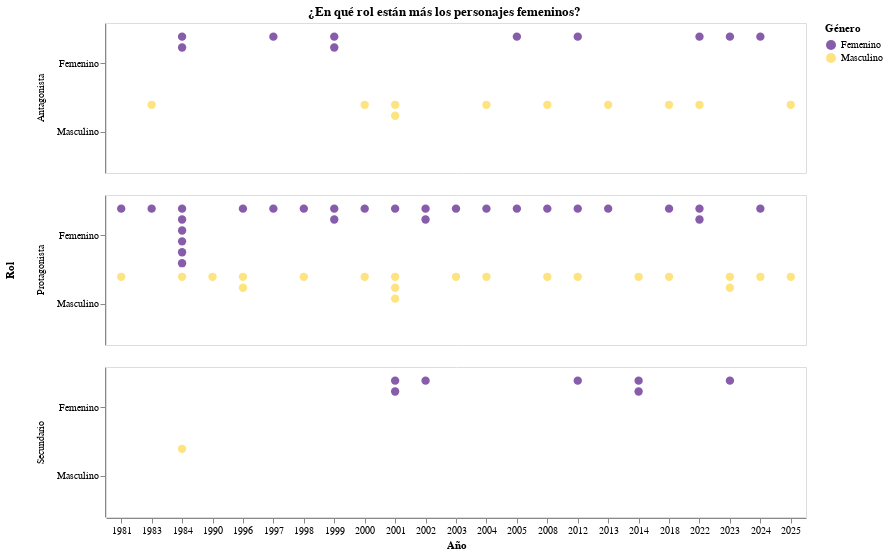

Here is the notebook cell this chart was saved with:
### Code cell
import altair as alt
import pandas as pd

# Cargar datos
df = pd.read_excel('/content/database_limpia_intento2.xlsx')

# Asegurar categorías y orden
df['genero'] = df['genero'].astype('category')
df['roles'] = df['roles'].astype('category')
df['genero'] = df['genero'].cat.reorder_categories(['Femenino', 'Masculino'], ordered=True)

# Generar un índice por personaje para ubicar cada punto en una “celda”
df['id'] = df.groupby(['año', 'genero', 'roles']).cumcount() + 1

# Gráfico estilo punch card
chart = alt.Chart(df).mark_circle(size=70).encode(
    x=alt.X(
        'año:O',
        title='Año',
        axis=alt.Axis(labelAngle=0)
    ),
    y=alt.Y(
        'genero:N',
        sort=['Femenino', 'Masculino'],
        title='', # Eliminado el título 'Género'
        axis=alt.Axis(domain=True, ticks=True)
    ),
    # La posición vertical adicional (índice) para punch card
    row=alt.Row('roles:N', title='Rol'),
    color=alt.Color(
        'genero:N',
        scale=alt.Scale(
            domain=['Femenino', 'Masculino'],
            range=['#531788', '#fed74c']
        ),
        title='Género'
    ),
    # Una segunda dimensión visual: ID → offset discreto
    yOffset='id:Q',
    tooltip=['personaje', 'roles', 'genero', 'año']
).properties(
    width=700,
    height=150,
    title=alt.Title(text='¿En qué rol están más los personajes femeninos?', anchor='middle')
)

chart

### Figure 1 — Vega-Lite specification as saved in the notebook (floating-point values rounded to 4 significant figures)
{"config": {"view": {"continuousWidth": 300, "continuousHeight": 300}}, "data": {"name": "data-df8e7a7675b2d1346ea60097a60d74b7"}, "mark": {"type": "circle", "size": 70}, "encoding": {"color": {"field": "genero", "scale": {"domain": ["Femenino", "Masculino"], "range": ["#531788", "#fed74c"]}, "title": "Género", "type": "nominal"}, "row": {"field": "roles", "title": "Rol", "type": "nominal"}, "tooltip": [{"field": "personaje", "type": "nominal"}, {"field": "roles", "type": "nominal"}, {"field": "genero", "type": "ordinal"}, {"field": "año", "type": "quantitative"}], "x": {"axis": {"labelAngle": 0}, "field": "año", "title": "Año", "type": "ordinal"}, "y": {"axis": {"domain": true, "ticks": true}, "field": "genero", "sort": ["Femenino", "Masculino"], "title": "", "type": "nominal"}, "yOffset": {"field": "id", "type": "quantitative"}}, "height": 150, "title": {"text": "¿En qué rol están más los personajes femeninos?", "anchor": "middle"}, "width": 700, "$schema": "https://vega.github.io/schema/vega-lite/v5.20.1.json", "datasets": {"data-df8e7a7675b2d1346ea60097a60d74b7": [{"personaje": "Marcia Espínola", "genero": "Femenino", "roles": "Protagonista", "teleserie": "La madrastra", "genero-teleserie": "Drama", "canal": "T13", "año": 1981, "tipo-de-accion": "Regresa después de 20 años para demostrar su inocencia", "estado-civil": "Casado", "fuerza-actua": "Perjudicada", "agrupaciones": "Conflictivo", "id": 1}, {"personaje": "Esteban San Lucas", "genero": "Masculino", "roles": "Protagonista", "teleserie": "La madrastra", "genero-teleserie": "Drama", "canal": "T13", "año": 1981, "tipo-de-accion": "Le miente a sus hijos y encierra a su esposa en la cárcel ", "estado-civil": "Casado", "fuerza-actua": "Poderoso", "agrupaciones": "Dominante", "id": 1}, {"personaje": "Dalia Venezzia", "genero": "Femenino", "roles": "Protagonista", "teleserie": "La noche del cobarde", "genero-teleserie": "Drama", "canal": "T13", "año": 1983, "tipo-de-accion": "Busca venganza de quien la violó", "estado-civil": "Soltero", "fuerza-actua": "Justicia", "agrupaciones": "Emotivo", "id": 1}, {"personaje": "Almiro Villarrobles ", "genero": "Masculino", "roles": "Antagonista", "teleserie": "La noche del cobarde", "genero-teleserie": "Drama", "canal": "T13", "año": 1983, "tipo-de-accion": "Vuelve al pueblo donde viejas culpas lo persiguen", "estado-civil": "Soltero", "fuerza-actua": "Justicia", "agrupaciones": "Emotivo", "id": 1}, {"personaje": "Hernán Ugalde ", "genero": "Masculino", "roles": "Protagonista", "teleserie": "La torre 10", "genero-teleserie": "Drama", "canal": "TVN", "año": 1984, "tipo-de-accion": "Llega a la torre pero se enfrenta con su exesposa y diversos problemas", "estado-civil": "Viudo", "fuerza-actua": "Perjudicada", "agrupaciones": "Conflictivo", "id": 1}, {"personaje": "Thelma Bernhardt", "genero": "Femenino", "roles": "Antagonista", "teleserie": "La torre 10", "genero-teleserie": "Drama", "canal": "TVN", "año": 1984, "tipo-de-accion": "Enamorada, cobra venganzas y daña para que esten con ella", "estado-civil": "Soltero", "fuerza-actua": "Venganza", "agrupaciones": "Emotivo", "id": 1}, {"personaje": "Teresa Rodríguez", "genero": "Femenino", "roles": "Protagonista", "teleserie": "Las herederas", "genero-teleserie": "Drama", "canal": "T13", "año": 1984, "tipo-de-accion": "Debe recibirse de periodista para obtener la herencia", "estado-civil": "Soltero", "fuerza-actua": "Obligada", "agrupaciones": "Emotivo", "id": 1}, {"personaje": "Patricia Duval", "genero": "Femenino", "roles": "Protagonista", "teleserie": "Las herederas", "genero-teleserie": "Drama", "canal": "T13", "año": 1984, "tipo-de-accion": "Debe casarse con Rafael para obtener la herencia ", "estado-civil": "Soltero", "fuerza-actua": "Obligada", "agrupaciones": "Emotivo", "id": 2}, {"personaje": "Isadora Duval", "genero": "Femenino", "roles": "Protagonista", "teleserie": "Las herederas", "genero-teleserie": "Drama", "canal": "T13", "año": 1984, "tipo-de-accion": "Debe dejar su carrera e irse a vivir a una hacienda para obtener la herencia", "estado-civil": "Soltero", "fuerza-actua": "Obligada", "agrupaciones": "Emotivo", "id": 3}, {"personaje": "Ana María Zelada", "genero": "Femenino", "roles": "Protagonista", "teleserie": "Las herederas", "genero-teleserie": "Drama", "canal": "T13", "año": 1984, "tipo-de-accion": "Debe vivir con su madre a la que no conoce para recibir la herencia ", "estado-civil": "Soltero", "fuerza-actua": "Obligada", "agrupaciones": "Emotivo", "id": 4}, {"personaje": "Gilda Díaz-Steiner", "genero": "Femenino", "roles": "Protagonista", "teleserie": "Las herederas", "genero-teleserie": "Drama", "canal": "T13", "año": 1984, "tipo-de-accion": "Debe volver al país para obtener la herencia", "estado-civil": "Soltero", "fuerza-actua": "Obligada", "agrupaciones": "Emotivo", "id": 5}, {"personaje": "Ladislao Duval", "genero": "Masculino", "roles": "Secundario", "teleserie": "Las herederas", "genero-teleserie": "Drama", "canal": "T13", "año": 1984, "tipo-de-accion": "Deja una herencia a mujeres que no compartían nada en común", "estado-civil": "Soltero", "fuerza-actua": "Poderoso", "agrupaciones": "Dominante", "id": 1}, {"personaje": "Artemisa Mykonos ", "genero": "Femenino", "roles": "Protagonista", "teleserie": "Los títeres", "genero-teleserie": "Drama", "canal": "T13", "año": 1984, "tipo-de-accion": "Busca venganza de quien le hacia bullying toda su vida", "estado-civil": "Prometido", "fuerza-actua": "Perjudicada", "agrupaciones": "Conflictivo", "id": 6}, {"personaje": "Adriana Godan", "genero": "Femenino", "roles": "Antagonista", "teleserie": "Los títeres", "genero-teleserie": "Drama", "canal": "T13", "año": 1984, "tipo-de-accion": "Trata de dañar a la protagonista con el poder y la belleza que tiene", "estado-civil": "Soltero", "fuerza-actua": "Poderoso", "agrupaciones": "Dominante", "id": 2}, {"personaje": "Leo Castillo ", "genero": "Masculino", "roles": "Protagonista", "teleserie": "¿Te conté?", "genero-teleserie": "Drama", "canal": "T13", "año": 1990, "tipo-de-accion": "Debe escoger entre dos enamoradas", "estado-civil": "Soltero", "fuerza-actua": "Líder", "agrupaciones": "Dominante", "id": 1}, {"personaje": "Federico Valdivieso", "genero": "Masculino", "roles": "Protagonista", "teleserie": "Sucupira ", "genero-teleserie": "Comedia", "canal": "TVN", "año": 1996, "tipo-de-accion": "Se postula a alcalde con un pésimo programa", "estado-civil": "Soltero", "fuerza-actua": "Poderoso", "agrupaciones": "Dominante", "id": 1}, {"personaje": "Mariana Montero", "genero": "Femenino", "roles": "Protagonista", "teleserie": "Sucupira ", "genero-teleserie": "Comedia", "canal": "TVN", "año": 1996, "tipo-de-accion": "Se postula a alcalde para poder tener más poder", "estado-civil": "Viudo", "fuerza-actua": "Poderoso", "agrupaciones": "Dominante", "id": 1}, {"personaje": "Emilio", "genero": "Masculino", "roles": "Protagonista", "teleserie": "Playa salvaje", "genero-teleserie": "Comedia", "canal": "TVN", "año": 1996, "tipo-de-accion": "Joven surfista que debe enfrentar sus traumas del pasado", "estado-civil": "En relación", "fuerza-actua": "Perjudicada", "agrupaciones": "Conflictivo", "id": 2}, {"personaje": "Paulina ", "genero": "Femenino", "roles": "Protagonista", "teleserie": "Playa salvaje", "genero-teleserie": "Drama", "canal": "T13", "año": 1997, "tipo-de-accion": "Novia de emilio que se preocupa de él pero sus miedos la frenan", "estado-civil": "En relación", "fuerza-actua": "Enamorada", "agrupaciones": "Emotivo", "id": 1}, {"personaje": "Gabriela Ossandón", "genero": "Femenino", "roles": "Antagonista", "teleserie": "Playa salvaje", "genero-teleserie": "Drama", "canal": "T13", "año": 1997, "tipo-de-accion": "Dueña de una empresa que la conecta con una fallecida de la playa", "estado-civil": "Soltero", "fuerza-actua": "Poderoso", "agrupaciones": "Dominante", "id": 1}, {"personaje": "Vaitea Ahoa Tuki ", "genero": "Femenino", "roles": "Protagonista", "teleserie": "Iorana ", "genero-teleserie": "Comedia romántica", "canal": "TVN", "año": 1998, "tipo-de-accion": "Se quiere casar pero no puede por el padre de su novio", "estado-civil": "Prometido", "fuerza-actua": "Perjudicada", "agrupaciones": "Conflictivo", "id": 1}, {"personaje": "Cristián", "genero": "Masculino", "roles": "Protagonista", "teleserie": "Iorana ", "genero-teleserie": "Comedia romántica", "canal": "TVN", "año": 1998, "tipo-de-accion": "Se quiere casar pero su padre vuelve a la isla y debe resolver los conflictos que dejo", "estado-civil": "Prometido", "fuerza-actua": "Perjudicada", "agrupaciones": "Conflictivo", "id": 1}, {"personaje": "Catalina Chamorro", "genero": "Femenino", "roles": "Protagonista", "teleserie": "La fiera", "genero-teleserie": "Comedia romántica", "canal": "TVN", "año": 1999, "tipo-de-accion": "La quieren casar obligada pero se mantiene alejada por su fuerte carácter", "estado-civil": "Soltero", "fuerza-actua": "Obligada", "agrupaciones": "Emotivo", "id": 1}, {"personaje": "Magdalena Ossandón", "genero": "Femenino", "roles": "Antagonista", "teleserie": "La fiera", "genero-teleserie": "Comedia romántica", "canal": "TVN", "año": 1999, "tipo-de-accion": "Mantiene una relacion con el hermano de la protagonista pero busca dañarla", "estado-civil": "Soltero", "fuerza-actua": "Poderoso", "agrupaciones": "Dominante", "id": 1}, {"personaje": "Emilia Patiño", "genero": "Femenino", "roles": "Protagonista", "teleserie": "Aquelarre", "genero-teleserie": "Drama", "canal": "TVN", "año": 1999, "tipo-de-accion": "Se hace cargo de administrar las tierras de su padre, se enamora del hijo de Elena", "estado-civil": "Prometido", "fuerza-actua": "Poderoso", "agrupaciones": "Dominante", "id": 2}, {"personaje": "Elena Vergara", "genero": "Femenino", "roles": "Antagonista", "teleserie": "Aquelarre", "genero-teleserie": "Drama", "canal": "TVN", "año": 1999, "tipo-de-accion": "Es benefactora de su pueblo, odia a su hijo sobre todo", "estado-civil": "Soltero", "fuerza-actua": "Poderoso", "agrupaciones": "Dominante", "id": 2}, {"personaje": "Jovanka Antich", "genero": "Femenino", "roles": "Protagonista", "teleserie": "Romané", "genero-teleserie": "Comedia romántica", "canal": "TVN", "año": 2000, "tipo-de-accion": "Joven madre que es humillada por su primer esposo y vuelve a Chile con un secreto", "estado-civil": "Soltero", "fuerza-actua": "Perjudicada", "agrupaciones": "Conflictivo", "id": 1}, {"personaje": "Padre Juan Bautista Domínguez", "genero": "Masculino", "roles": "Protagonista", "teleserie": "Romané", "genero-teleserie": "Comedia romántica", "canal": "TVN", "año": 2000, "tipo-de-accion": "Padre que se enamora de la protagonista pero es hermano de su primer marido", "estado-civil": "Soltero", "fuerza-actua": "Perjudicada", "agrupaciones": "Conflictivo", "id": 1}, {"personaje": "Rafael Antonio Domínguez", "genero": "Masculino", "roles": "Antagonista", "teleserie": "Romané", "genero-teleserie": "Comedia romántica", "canal": "TVN", "año": 2000, "tipo-de-accion": "Es padre de una hija de la protagonista pero no lo sabe", "estado-civil": "Soltero", "fuerza-actua": "Perjudicada", "agrupaciones": "Conflictivo", "id": 1}, {"personaje": "Fernanda", "genero": "Femenino", "roles": "Secundario", "teleserie": "Amores de mercado", "genero-teleserie": "Comedia", "canal": "TVN", "año": 2001, "tipo-de-accion": "Enamorada de Rodolfo no sabe que es su otro hermano", "estado-civil": "Prometido", "fuerza-actua": "Enamorada", "agrupaciones": "Emotivo", "id": 1}, {"personaje": "Betsabé", "genero": "Femenino", "roles": "Secundario", "teleserie": "Amores de mercado", "genero-teleserie": "Comedia", "canal": "TVN", "año": 2001, "tipo-de-accion": "Novia enamorada de Pelluco que no sabe que es otra persona quien trabaja en el mercado", "estado-civil": "Soltero", "fuerza-actua": "Enamorada", "agrupaciones": "Emotivo", "id": 2}, {"personaje": "Pelluco", "genero": "Masculino", "roles": "Protagonista", "teleserie": "Amores de mercado", "genero-teleserie": "Comedia", "canal": "TVN", "año": 2001, "tipo-de-accion": "Es de clase media que trabaja en el mercado pero sin saberlo cambia de vida con su gemelo", "estado-civil": "Soltero", "fuerza-actua": "Afectado", "agrupaciones": "Emotivo", "id": 1}, {"personaje": "Rodolfo", "genero": "Masculino", "roles": "Protagonista", "teleserie": "Amores de mercado", "genero-teleserie": "Comedia", "canal": "TVN", "año": 2001, "tipo-de-accion": "Es de clase alta, vive con lujos pero cambia de vida y entra a trabajar al mercado", "estado-civil": "Prometido", "fuerza-actua": "Afectado", "agrupaciones": "Emotivo", "id": 2}, {"personaje": "Ignacio Valdés", "genero": "Masculino", "roles": "Antagonista", "teleserie": "Amores de mercado", "genero-teleserie": "Comedia", "canal": "TVN", "año": 2001, "tipo-de-accion": "Hermanastro que busca quedarse con Fernanda", "estado-civil": "Soltero", "fuerza-actua": "Ambición ", "agrupaciones": "Dominante", "id": 1}, {"personaje": "Inés Clark García", "genero": "Femenino", "roles": "Protagonista", "teleserie": "Pampa ilusión", "genero-teleserie": "Comedia romántica", "canal": "TVN", "año": 2001, "tipo-de-accion": "Se hace pasar por hombre en el día para acercarse a su papá y descubrir su pasado", "estado-civil": "Soltero", "fuerza-actua": "Decisivo ", "agrupaciones": "Dominante", "id": 1}, {"personaje": "José Miguel Inostroza", "genero": "Masculino", "roles": "Protagonista", "teleserie": "Pampa ilusión", "genero-teleserie": "Comedia romántica", "canal": "TVN", "año": 2001, "tipo-de-accion": "Se enamora pérdidamente de Inés, sin  saber que es hija de su patrón", "estado-civil": "Soltero", "fuerza-actua": "Enamorada", "agrupaciones": "Emotivo", "id": 3}, {"personaje": "William Clark Stevensons", "genero": "Masculino", "roles": "Antagonista", "teleserie": "Pampa ilusión", "genero-teleserie": "Comedia romántica", "canal": "TVN", "año": 2001, "tipo-de-accion": "Es un empresario que odia a su hija y que tratara de hacer todo lo posible para vivir cómodo y en paz", "estado-civil": "Casado", "fuerza-actua": "Poderoso", "agrupaciones": "Dominante", "id": 2}, {"personaje": "Olga Soto", "genero": "Femenino", "roles": "Protagonista", "teleserie": "El circo de las Montini", "genero-teleserie": "Comedia", "canal": "TVN", "año": 2002, "tipo-de-accion": "Dueña del circo que busca dejar a una de sus hijas a cargo", "estado-civil": "Viudo", "fuerza-actua": "Poderoso", "agrupaciones": "Dominante", "id": 1}, {"personaje": "Olga segunda", "genero": "Femenino", "roles": "Protagonista", "teleserie": "El circo de las Montini", "genero-teleserie": "Comedia", "canal": "TVN", "año": 2002, "tipo-de-accion": "Hija preferida que esconde el secreto de su hija y cuando regresa trae problemas del pasado", "estado-civil": "Soltero", "fuerza-actua": "Poderoso", "agrupaciones": "Dominante", "id": 2}, {"personaje": "Olga tercera", "genero": "Femenino", "roles": "Secundario", "teleserie": "El circo de las Montini", "genero-teleserie": "Comedia", "canal": "TVN", "año": 2002, "tipo-de-accion": "Hija de Olga segunda, se enamora de su papá sin saber quien es", "estado-civil": "Soltero", "fuerza-actua": "Perjudicada", "agrupaciones": "Conflictivo", "id": 1}, {"personaje": "Valentina Fernández de Mercader", "genero": "Femenino", "roles": "Protagonista", "teleserie": "Machos", "genero-teleserie": "Drama", "canal": "T13", "año": 2003, "tipo-de-accion": "Esposa del connotado médico, padre de 7 hijos", "estado-civil": "Casado", "fuerza-actua": "Perjudicada", "agrupaciones": "Conflictivo", "id": 1}, {"personaje": "Ángel Mercader", "genero": "Masculino", "roles": "Protagonista", "teleserie": "Machos", "genero-teleserie": "Drama", "canal": "T13", "año": 2003, "tipo-de-accion": "Famoso médico que trata de educar a sus hijos como machos", "estado-civil": "Casado", "fuerza-actua": "Poderoso", "agrupaciones": "Dominante", "id": 1}, {"personaje": "Matilde del Solar", "genero": "Femenino", "roles": "Protagonista", "teleserie": "Los pincheira", "genero-teleserie": "Drama", "canal": "TVN", "año": 2004, "tipo-de-accion": "Esposa de Martin que sufre mucho por su infeliz matrimonio y es secuestrada para conseguir dinero", "estado-civil": "Casado", "fuerza-actua": "Perjudicada", "agrupaciones": "Conflictivo", "id": 1}, {"personaje": "Miguel Molina Linares", "genero": "Masculino", "roles": "Protagonista", "teleserie": "Los pincheira", "genero-teleserie": "Drama", "canal": "TVN", "año": 2004, "tipo-de-accion": "Hijo mayor de su padre, al cual asesinaron, roba comida y secuestra mujeres para obtener dinero", "estado-civil": "Soltero", "fuerza-actua": "Perjudicada", "agrupaciones": "Conflictivo", "id": 1}, {"personaje": "Martín Ortúzar", "genero": "Masculino", "roles": "Antagonista", "teleserie": "Los pincheira", "genero-teleserie": "Drama", "canal": "TVN", "año": 2004, "tipo-de-accion": "Poderoso heredero de tierras que está casado pero su esposa es secuestrada por Miguel", "estado-civil": "Casado", "fuerza-actua": "Poderoso", "agrupaciones": "Dominante", "id": 1}, {"personaje": "Beatriz González", "genero": "Femenino", "roles": "Protagonista", "teleserie": "Brujas", "genero-teleserie": "Comedia dramática", "canal": "T13", "año": 2005, "tipo-de-accion": "Es humilde y trabaja como profesional del servicio. Se enamora del dueño que fallece y ella toma venganza", "estado-civil": "Viudo", "fuerza-actua": "Venganza", "agrupaciones": "Emotivo", "id": 1}, {"personaje": "Cassandra García", "genero": "Femenino", "roles": "Antagonista", "teleserie": "Brujas", "genero-teleserie": "Comedia dramática", "canal": "T13", "año": 2005, "tipo-de-accion": "Es la principal sospechosa del la muerte del dueño, busca siempre alcanzar mejor posición laboral", "estado-civil": "En relación", "fuerza-actua": "Poderoso", "agrupaciones": "Dominante", "id": 1}, {"personaje": "Leonor Amenábar Montt", "genero": "Femenino", "roles": "Protagonista", "teleserie": "El señor de la querencia", "genero-teleserie": "Drama", "canal": "TVN", "año": 2008, "tipo-de-accion": "Esposa de Echenique, comienza a enamorarse de Manuel", "estado-civil": "Casado", "fuerza-actua": "Enamorada", "agrupaciones": "Emotivo", "id": 1}, {"personaje": "Manuel Pradenas Leiva", "genero": "Masculino", "roles": "Protagonista", "teleserie": "El señor de la querencia", "genero-teleserie": "Drama", "canal": "TVN", "año": 2008, "tipo-de-accion": "Es obrero del imperio Echenique, pero aun no conoce las relaciones que mantiene con la querencia", "estado-civil": "Soltero", "fuerza-actua": "Perjudicada", "agrupaciones": "Conflictivo", "id": 1}, {"personaje": "José Luis Echeñique Valdivieso", "genero": "Masculino", "roles": "Antagonista", "teleserie": "El señor de la querencia", "genero-teleserie": "Drama", "canal": "TVN", "año": 2008, "tipo-de-accion": "Dueño del imperio, su esposa se enamora del obrero", "estado-civil": "Casado", "fuerza-actua": "Poderoso", "agrupaciones": "Dominante", "id": 1}, {"personaje": "Cristina Moreno", "genero": "Femenino", "roles": "Protagonista", "teleserie": "Soltera otra vez", "genero-teleserie": "Comedia romántica", "canal": "T13", "año": 2012, "tipo-de-accion": "La deja su novio después de muchos años y comienza su nueva vida como soltera", "estado-civil": "Soltero", "fuerza-actua": "Celos", "agrupaciones": "Conflictivo", "id": 1}, {"personaje": "Nicole Cerutti ", "genero": "Femenino", "roles": "Antagonista", "teleserie": "Soltera otra vez", "genero-teleserie": "Comedia romántica", "canal": "T13", "año": 2012, "tipo-de-accion": "La amante del novio, Cristina le tenía mucha envidia", "estado-civil": "Soltero", "fuerza-actua": "Celos", "agrupaciones": "Conflictivo", "id": 1}, {"personaje": "Pedro Armstrong", "genero": "Masculino", "roles": "Protagonista", "teleserie": "Separados", "genero-teleserie": "Comedia romántica", "canal": "TVN", "año": 2012, "tipo-de-accion": "No le gusta su vida actual, decide separarse y comenzar de nuevo viviendo con puros hombres separados", "estado-civil": "Casado", "fuerza-actua": "Decisivo ", "agrupaciones": "Dominante", "id": 1}, {"personaje": "Carola Cavada", "genero": "Femenino", "roles": "Secundario", "teleserie": "Separados", "genero-teleserie": "Comedia romántica", "canal": "TVN", "año": 2012, "tipo-de-accion": "Es exesposa del protagonista, actúa como la ex loca para poder conquistar nuevamente a Pedro", "estado-civil": "Soltero", "fuerza-actua": "Celos", "agrupaciones": "Conflictivo", "id": 1}, {"personaje": "Verónica Díaz", "genero": "Femenino", "roles": "Protagonista", "teleserie": "Las vegas", "genero-teleserie": "Comedia romántica", "canal": "T13", "año": 2013, "tipo-de-accion": "Matriarca de la familia y del club nocturno, después de quedar viuda, debe salir adelante", "estado-civil": "Viudo", "fuerza-actua": "Poderoso", "agrupaciones": "Dominante", "id": 1}, {"personaje": "Álvaro Sandoval", "genero": "Masculino", "roles": "Antagonista", "teleserie": "Las vegas", "genero-teleserie": "Comedia romántica", "canal": "T13", "año": 2013, "tipo-de-accion": "Manipula a la matriarca y se involucra en redes de narcotraficantes para poder controlar el club", "estado-civil": "Soltero", "fuerza-actua": "Poderoso", "agrupaciones": "Dominante", "id": 1}, {"personaje": "Violeta Padilla", "genero": "Femenino", "roles": "Secundario", "teleserie": "Papá a la deriva", "genero-teleserie": "Comedia romántica", "canal": "MEGA", "año": 2014, "tipo-de-accion": "Se enamora de Bruno, pero tiene novio y están en distintas situaciones sociales", "estado-civil": "Soltero", "fuerza-actua": "Enamorada", "agrupaciones": "Emotivo", "id": 1}, {"personaje": "Bruno Montt", "genero": "Masculino", "roles": "Protagonista", "teleserie": "Papá a la deriva", "genero-teleserie": "Comedia romántica", "canal": "MEGA", "año": 2014, "tipo-de-accion": "Capitán y padre de 3 hijos que se enamoró de Violeta", "estado-civil": "Soltero", "fuerza-actua": "Líder", "agrupaciones": "Dominante", "id": 1}, {"personaje": "Rosario Quevedo", "genero": "Femenino", "roles": "Secundario", "teleserie": "Papá a la deriva", "genero-teleserie": "Comedia romántica", "canal": "MEGA", "año": 2014, "tipo-de-accion": "Quiere quedarse con Bruno, hace todo lo posible para enamorarlo", "estado-civil": "Soltero", "fuerza-actua": "Enamorada", "agrupaciones": "Emotivo", "id": 2}, {"personaje": "María Elsa ", "genero": "Femenino", "roles": "Protagonista", "teleserie": "Perdona nuestros pecados", "genero-teleserie": "Drama", "canal": "MEGA", "año": 2018, "tipo-de-accion": "Hija favorita de su poderoso padre, se enamora de Reynaldo sin saber la venganza que él buscaba", "estado-civil": "Soltero", "fuerza-actua": "Perjudicada", "agrupaciones": "Conflictivo", "id": 1}, {"personaje": "Padre Reynaldo Suárez", "genero": "Masculino", "roles": "Protagonista", "teleserie": "Perdona nuestros pecados", "genero-teleserie": "Drama", "canal": "MEGA", "año": 2018, "tipo-de-accion": "Llega al pueblo para cobrar venganza del suicidio de su hermana. Se enamora de María Elsa", "estado-civil": "Soltero", "fuerza-actua": "Perjudicada", "agrupaciones": "Conflictivo", "id": 1}, {"personaje": "Armando Quiroga", "genero": "Masculino", "roles": "Antagonista", "teleserie": "Perdona nuestros pecados", "genero-teleserie": "Drama", "canal": "MEGA", "año": 2018, "tipo-de-accion": "Violó a la hermana de Reynaldo y solo sabe una persona. Trata de mantener su vida como era", "estado-civil": "Soltero", "fuerza-actua": "Poderoso", "agrupaciones": "Dominante", "id": 1}, {"personaje": "Agustina Mackenna", "genero": "Femenino", "roles": "Protagonista", "teleserie": "Verdades ocultas", "genero-teleserie": "Drama", "canal": "MEGA", "año": 2022, "tipo-de-accion": "Su madre la vende y con el tiempo se entera, entre enredos de poder y amor", "estado-civil": "Soltero", "fuerza-actua": "Venganza", "agrupaciones": "Emotivo", "id": 1}, {"personaje": "Rocío Verdugo", "genero": "Femenino", "roles": "Protagonista", "teleserie": "Verdades ocultas", "genero-teleserie": "Drama", "canal": "MEGA", "año": 2022, "tipo-de-accion": "Es humilde, pero sufre muchos chantajes por parte de su hermana", "estado-civil": "Soltero", "fuerza-actua": "Perjudicada", "agrupaciones": "Conflictivo", "id": 2}, {"personaje": "Eliana Zapata", "genero": "Femenino", "roles": "Antagonista", "teleserie": "Verdades ocultas", "genero-teleserie": "Drama", "canal": "MEGA", "año": 2022, "tipo-de-accion": "Quería cobrar venganza por la muerte de su hermano, estaba resentida con su pasado. Quiere matar al hijo de Rocío", "estado-civil": "En relación", "fuerza-actua": "Venganza", "agrupaciones": "Emotivo", "id": 1}, {"personaje": "Leonardo San Martín", "genero": "Masculino", "roles": "Antagonista", "teleserie": "Verdades ocultas", "genero-teleserie": "Drama", "canal": "MEGA", "año": 2022, "tipo-de-accion": "Su obsesión con las mujeres que amaba lo llevaron a matar a muchas personas ", "estado-civil": "Soltero", "fuerza-actua": "Decisivo ", "agrupaciones": "Dominante", "id": 1}, {"personaje": "Baltazar Rodríguez ", "genero": "Masculino", "roles": "Protagonista", "teleserie": "La ley de Baltazar", "genero-teleserie": "Comedia dramática", "canal": "MEGA", "año": 2023, "tipo-de-accion": "Quiere volver a reconquistar a su viejo amor y vivir solo, pero sus hijos se interponen", "estado-civil": "Viudo", "fuerza-actua": "Perjudicada", "agrupaciones": "Conflictivo", "id": 1}, {"personaje": "Margarita Fuentes", "genero": "Femenino", "roles": "Secundario", "teleserie": "La ley de Baltazar", "genero-teleserie": "Comedia dramática", "canal": "MEGA", "año": 2023, "tipo-de-accion": "Es monja, no puede estar con Baltazar", "estado-civil": "Soltero", "fuerza-actua": "Perjudicada", "agrupaciones": "Conflictivo", "id": 1}, {"personaje": "Cristina Moya", "genero": "Femenino", "roles": "Antagonista", "teleserie": "La ley de Baltazar", "genero-teleserie": "Comedia dramática", "canal": "MEGA", "año": 2023, "tipo-de-accion": "Está casada con el hijo de Baltazar y quiere quedarse con la herencia", "estado-civil": "Casado", "fuerza-actua": "Malo", "agrupaciones": "Dominante", "id": 1}, {"personaje": "Hernán Olmedo", "genero": "Masculino", "roles": "Protagonista", "teleserie": "Generación 98", "genero-teleserie": "Comedia dramática", "canal": "MEGA", "año": 2023, "tipo-de-accion": "Engaña a todos sus excompañeros del colegio para que inviertan en un resort falso", "estado-civil": "Soltero", "fuerza-actua": "Malo", "agrupaciones": "Dominante", "id": 2}, {"personaje": "Soledad García", "genero": "Femenino", "roles": "Protagonista", "teleserie": "Como la vida misma", "genero-teleserie": "Comedia", "canal": "MEGA", "año": 2024, "tipo-de-accion": "Conoce a su pareja por Tinder y se atreven a convivir con sus hijos juntos como una familia", "estado-civil": "En relación", "fuerza-actua": "En paz", "agrupaciones": "Emotivo", "id": 1}, {"personaje": "Alonso Valdés", "genero": "Masculino", "roles": "Protagonista", "teleserie": "Como la vida misma", "genero-teleserie": "Comedia", "canal": "MEGA", "año": 2024, "tipo-de-accion": "Conoce a su pareja por Tinder y se atreven a convivir con sus hijos juntos como una familia", "estado-civil": "En relación", "fuerza-actua": "En paz", "agrupaciones": "Emotivo", "id": 1}, {"personaje": "Octavia Werner", "genero": "Femenino", "roles": "Antagonista", "teleserie": "Como la vida misma", "genero-teleserie": "Comedia", "canal": "MEGA", "año": 2024, "tipo-de-accion": "Quiere recuperar la custodia de su hijo, y tiene muchos conflictos con Alonso", "estado-civil": "Soltero", "fuerza-actua": "Celos", "agrupaciones": "Conflictivo", "id": 1}, {"personaje": "Raimundo Casablanca", "genero": "Masculino", "roles": "Protagonista", "teleserie": "Los casablanca", "genero-teleserie": "Drama", "canal": "MEGA", "año": 2025, "tipo-de-accion": "Padre de familia con mucho dinero", "estado-civil": "Soltero", "fuerza-actua": "Poderoso", "agrupaciones": "Dominante", "id": 1}, {"personaje": "Iván Casablanca", "genero": "Masculino", "roles": "Antagonista", "teleserie": "Los casablanca", "genero-teleserie": "Drama", "canal": "MEGA", "año": 2025, "tipo-de-accion": "Quiere robarle la fortuna a su hermano. Su esposa se enamora de Raimundo", "estado-civil": "Soltero", "fuerza-actua": "Malo", "agrupaciones": "Dominante", "id": 1}]}}
